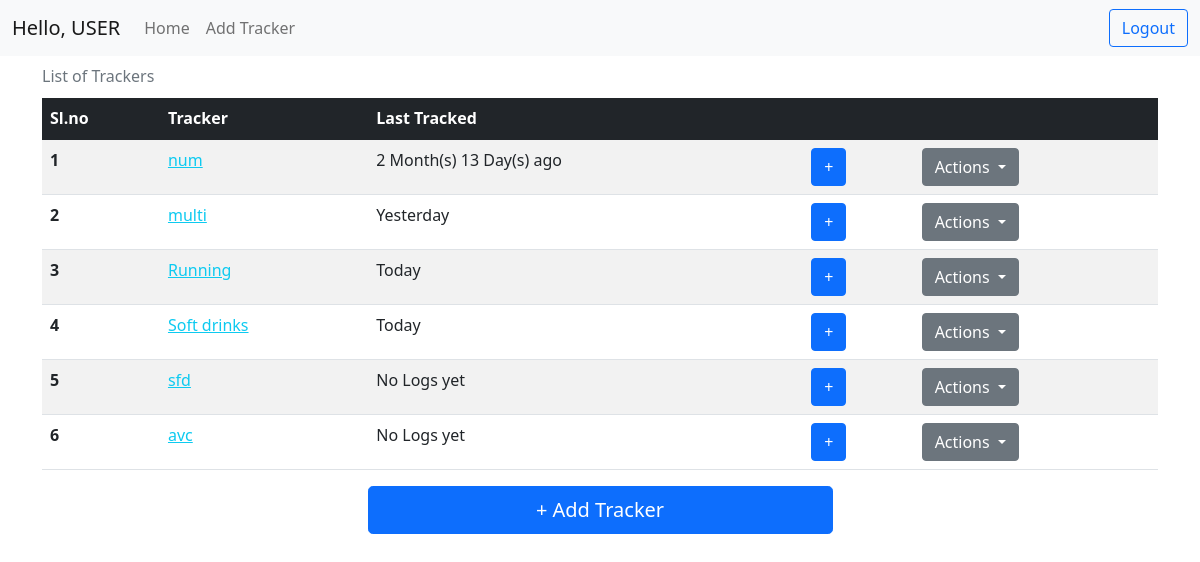
Before: / with the older database file.
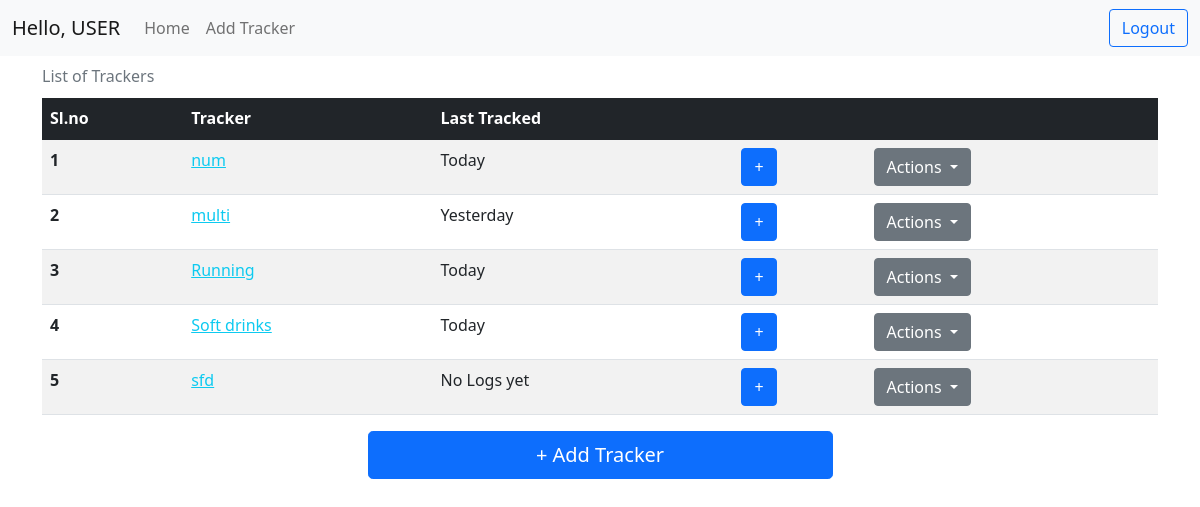
After: the same page with the newer database file.
### application/models.py (models this page shows)
class Tracker(db.Model):
    __tablename__ = "tracker"
    id = db.Column(db.Integer, primary_key=True, autoincrement=True)
    name = db.Column(db.String, nullable=False)
    description = db.Column(db.String)
    type = db.Column(db.Integer, nullable=False)
    settings = db.Column(db.String)
    user_id = db.Column(db.Integer, nullable=False)
    activity = db.relationship("Activity", backref="activity")

### app.py (the view)
@app.route("/", methods=["GET"])
def home():
    if request.method == "GET":
        trackers, lastTimestamps = getTrackers()
        return (
            render_template(
                "home.html", trackers=trackers, lastTimestamps=lastTimestamps
            ),
            200,
        )

### app.py (called while the page is built)
@app.after_request
def after_request(response):
    header = response.headers
    header["Access-Control-Allow-Origin"] = "*"
    return response

@app.after_request
def after_request(response):
    header = response.headers
    header["Access-Control-Allow-Origin"] = "*"
    return response

def getTrackers():
    trackers = db.session.query(Tracker).all()
    lastTimeStamps = {}
    for t in trackers:
        activity = (
            db.session.query(Activity)
            .filter(Activity.tracker_id == t.id)
            .order_by(Activity.timestamp.desc())
            .first()
        )
        if activity is None:
            lastTimeStamps[t.id] = "No Logs yet"
        else:
            lastTimeStamps[t.id] = convertToNaturalday(activity.timestamp)
    return trackers, lastTimeStamps

def convertToNaturalday(dt):
    count = (datetime.now() - dt).days
    if count == 0:
        return "Today"
    elif count == 1:
        return "Yesterday"
    elif count > 1 and count < 31:
        return count + " day(s) ago"
    elif count > 30 and count < 366:
        return (
            "" + str(int(count / 30)) + " Month(s) " + str(count % 30) + " Day(s) ago"
        )
    elif count > 365:
        noOfYears = str(int(count / 365))
        remaining = str(count % 365)
        return "" + noOfYears + " Year(s) " + remaining + " Day(s) ago"
    return (datetime.now() - dt).days

### templates/home.html (shortened to what this page needs)
<!DOCTYPE html>
<html>
{% include './head_content.html' %}
<body>
    {% include './navbar.html' %}
    <div class="container">
        {% if trackers|length > 0 %}
        <table class="table table-striped table-hover caption-top">
            <caption>List of Trackers</caption>
            <thead class="table-dark">
                <tr>
                    <th scope="col">Sl.no</th>
                    <th scope="col">Tracker</th>
                    <th scope="col">Last Tracked</th>
                    <th scope="col"></th>
                    <th scope="col"></th>
                </tr>
            </thead>
            <tbody>
                {% for t in trackers %}
                <tr>
                    <th scope="row"> {{ loop.index }}</th>
                    <td><a href="/tracker/{{ t.id }}/overview" class="link-info">{{ t.name }}</a></td>
                    <td>{{ lastTimestamps[t.id] }}</td>
                    <td><a class="btn btn-primary" href="/tracker/{{ t.id }}/log" role="button">+</a></td>
                    <td>
                        <div class="dropdown">
                            <a class="btn btn-secondary dropdown-toggle" href="#" role="button" id="dropdownMenuLink"
                                data-bs-toggle="dropdown" aria-expanded="false">
                                Actions
                            </a>
                        </div>
                    </td>
                </tr>
                {% endfor %}
            </tbody>
        </table>
        {% else %}
        <h5>There are no trackers present. Go ahead create one by cliking Add Tracker</h5>
        {% endif %}
        <div class="vstack gap-2 col-md-5 mx-auto">
            <a class="btn btn-primary btn-lg" href="/tracker/create" role="button">+ Add Tracker</a>
        </div>
    </div>
</body>
</html>

### templates/head_content.html (shortened to what this page needs)
<head>
    <link rel="stylesheet" href="https://cdn.jsdelivr.net/npm/bootstrap-icons@1.8.1/font/bootstrap-icons.css">
    <link href="https://cdn.jsdelivr.net/npm/bootstrap@5.1.3/dist/css/bootstrap.min.css" rel="stylesheet"
>
    <link rel="stylesheet" type="text/css" href="{{ url_for('static', filename='style.css') }}" />
</head>

### templates/navbar.html (shortened to what this page needs)
<nav class="navbar sticky-top navbar-expand-lg navbar-light bg-light">
    <div class="container-fluid">
      <a class="navbar-brand" href="/">Hello, USER</a>
      <div class="collapse navbar-collapse" id="navbarText">
        <ul class="navbar-nav me-auto mb-2 mb-lg-0">
          <li class="nav-item">
            <a class="nav-link" aria-current="page" href="/">Home</a>
          </li>
          <li class="nav-item">
            <a class="nav-link" href="/tracker/create">Add Tracker</a>
          </li>
        </ul>
        <form action="/logout" method="GET">
            <button class="btn btn-outline-primary" type="submit">Logout</button>
        </form>
      </div>
    </div>
  </nav>

Changed rows visible on the page:
removed Tracker: name "avc", lastTimestamps "No Logs yet"
computed for Tracker "num": lastTimestamps "2 Month(s) 13 Day(s) ago" → "Today"
